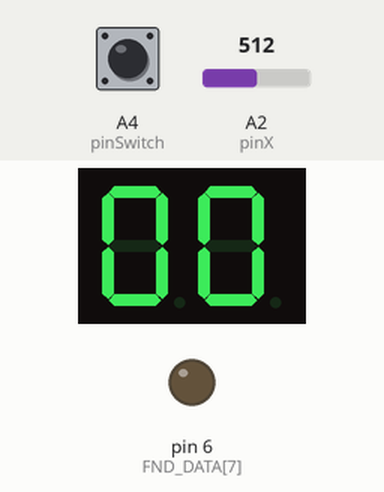
Bench run of a sketch on a simulated Arduino Uno, built with avr-gcc and run on an emulated ATmega328P. On the bench: 2-digit seven-segment display, output pins drawn as LEDs (lit = HIGH). Wiring (inferred from the names in the program): 2-digit 7-segment display, segments lit when HIGH: segments pin 13, pin 12, pin 11, pin 10, pin 9, pin 8, pin 7; digit selects pin 5, pin 4. The inputs (shaded band) are chosen by the test bench; at power-on: A2 (pinX) = 512, A4 (pinSwitch) HIGH. The segment pins are drawn as the display they are named for; pins used as bus, display or sensor lines are not drawn; what the sketch prints to the serial monitor is not drawn.

Above: at 1.2 s.
1.3 s: A2 (pinX) set to 1023
At 1.41 s:
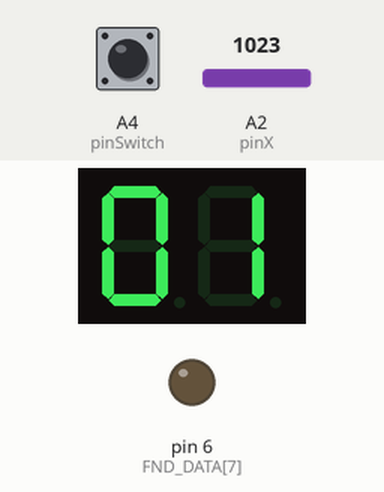
2.8 s: A4 (pinSwitch) pulled LOW for 0.15 s
At 3.21 s:
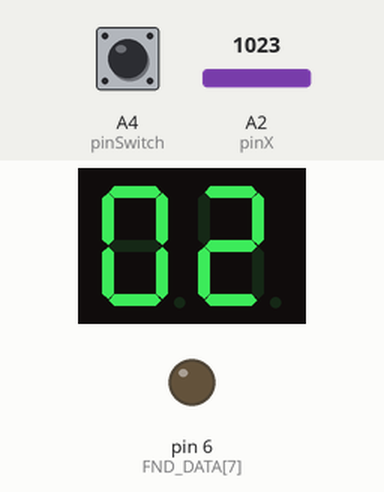
3.5 s: A4 (pinSwitch) pulled LOW for 1 s
At 4.92 s:
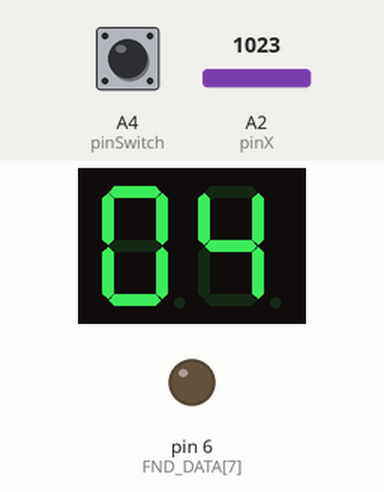
5.1 s: A2 (pinX) set to 900
Timing chart, 0 to 7.6 s (numbered marks = the images above; inputs shaded):
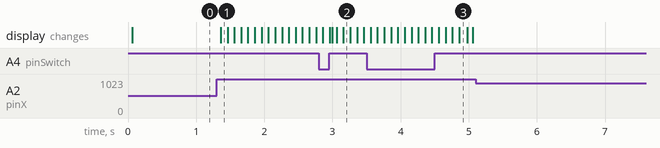

Measured:
- after the input at 1.3 s, the display: changes after 0.06 s (image 1)
- after the input at 5.1 s, every drawn part: stays the same

The sketch:

EX04_FND_JOY_counter.ino
```cpp
#include "PinChangeInterrupt.h"
#include "TimerOne.h"

const uint8_t pinGnd = A0;
const uint8_t pinVcc = A1;
const uint8_t pinX = A2;
const uint8_t pinY = A3;
const uint8_t pinSwitch = A4;
                //  a, b, c, d, e, f, g, dp
const uint8_t FND_DATA[8] = {13,12,11,10, 9, 8, 7, 6};
const uint8_t FND_DIGIT[2] = {5,4};
unsigned char FND_VALUE[16] = {0x3F,0x06,0x5B,0x4F,0x66,0x6D,0x7D,0x07,
                               0x7F,0x6F,0x5F,0x7C,0x58,0x5E,0x79,0x71};
unsigned char FND_DIGIT_VAL[2] = {0x02,0x01};
                                //  0b00000010
                                //  0b00000001
int cnt = 0;

// 사용자 함수
// ISR(Interrupt Service Routine), IRQHandler
void pinSwitch_Pressed(){
  cnt = 0;
}

// Timer1 ISR
void timer1_isr(){
    FND6_OUTPUT(cnt);
}

void setup() {
    // put your setup code here, to run once:
    Serial.begin(115200);
    Serial.println("--- test ---");
    for(int i=0; i<8; i++)  pinMode(FND_DATA[i], OUTPUT);
    for(int i=0; i<2; i++)  pinMode(FND_DIGIT[i], OUTPUT);

    pinMode(pinGnd, OUTPUT);
    pinMode(pinVcc, OUTPUT);
    pinMode(pinX, INPUT);
    pinMode(pinY, INPUT);
    pinMode(pinSwitch, INPUT_PULLUP);
    digitalWrite(pinGnd, LOW);
    digitalWrite(pinVcc, HIGH);

    // 인터럽트 설정
    attachPCINT(digitalPinToPCINT(pinSwitch), pinSwitch_Pressed, RISING);

    Timer1.initialize(5000);
    Timer1.attachInterrupt(timer1_isr);
}

void loop() {
    // put your main code here, to run repeatedly:
    int x = map(analogRead(pinX), 505-510, 505+510, -5, 5);  // -5:좌, 5:우측
    // int y = map(analogRead(pinY), 496-510, 496+510, 5, -5);  // -5:위, 5:아래

    if(x >= 4){         // 우측이면
        if(cnt >= 99) cnt = 99;
        else cnt++;
        delay(100);
    }
    else if(x <= -4){    // 좌측이면
        if(cnt <= 0) cnt = 0;
        else cnt--;
        delay(100);
    }
    //FND6_OUTPUT(cnt);
}

// ---------------------------- 사용자 함수 ----------------------------------
void FND_OUTPUT(int num)
{
  for(int i=0; i<8; i++)
  {
    digitalWrite(FND_DATA[i], FND_VALUE[num] & (0x01<<i));
  }
}

void FND_SEL_OUTPUT(int sel, int num)   // (출력할 위치, 출력할 숫자값)
{
  FND_OUTPUT(num);
  for(int i=0; i<2; i++)
    digitalWrite(FND_DIGIT[i], FND_DIGIT_VAL[sel-1] & (0x01<<i));
  delay(1);
}

void FND6_OUTPUT(uint32_t num)
{
  uint32_t num_tbl[2] = {};

  num_tbl[0] = (num%100) / 10;
  num_tbl[1] = num%10;

  for(int i=0; i<2; i++)
  {
    FND_SEL_OUTPUT(i+1, num_tbl[i]);
  }
}
```
